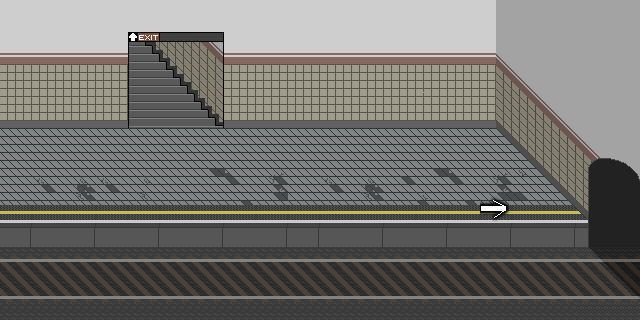

Below is a game level as drawn by its tile map, then a one-line description and the .tmx file that defines it, in full:
An orthogonal 20x10 tile map with 32x32 px tiles, 3 tile layers (Warstwa Kafelków 1, Warstwa Kafelków 2, Warstwa Kafelków 3), 2 tilesets and 16 objects.

<map version="1.0" tiledversion="1.0.3" orientation="orthogonal" renderorder="right-down" width="20" height="10" tilewidth="32" tileheight="32" nextobjectid="49">
 <tileset firstgid="1" source="metrosy.tsx" />
 <tileset firstgid="201" source="szczalki.tsx" />
 <layer name="Warstwa Kafelków 1" width="20" height="10">
  <data encoding="csv">
1,2,3,4,5,6,7,8,9,10,11,12,13,14,15,16,17,18,19,20,
21,22,23,24,25,26,27,28,29,30,31,32,33,34,35,36,37,38,39,40,
41,42,43,44,45,46,47,48,49,50,51,52,53,54,55,56,57,58,59,60,
61,62,63,64,65,66,67,68,69,70,71,72,73,74,75,76,77,78,79,80,
81,82,83,84,85,86,87,88,89,90,91,92,93,94,95,96,97,98,99,100,
101,102,103,104,105,106,107,108,109,110,111,112,113,114,115,116,117,118,119,120,
121,122,123,124,125,126,127,128,129,130,131,132,133,134,135,136,137,138,139,140,
141,142,143,144,145,146,147,148,149,150,151,152,153,154,155,156,157,158,159,160,
161,162,163,164,165,166,167,168,169,170,171,172,173,174,175,176,177,178,179,180,
181,182,183,184,185,186,187,188,189,190,191,192,193,194,195,196,197,198,199,200
</data>
 </layer>
 <layer name="Warstwa Kafelków 2" width="20" height="10">
  <data encoding="csv">
0,0,0,0,0,0,0,0,0,0,0,0,0,0,0,0,0,0,0,0,
0,0,0,0,0,0,0,0,0,0,0,0,0,0,0,0,0,0,0,0,
0,0,0,0,0,0,0,0,0,0,0,0,0,0,0,0,0,0,0,0,
0,0,0,0,0,0,0,0,0,0,0,0,0,0,0,0,0,0,0,0,
0,0,0,0,0,0,0,0,0,0,0,0,0,0,0,0,0,0,0,0,
0,0,0,0,0,0,0,0,0,0,0,0,0,0,0,0,0,0,0,0,
0,0,0,0,0,0,0,0,0,0,0,0,0,0,0,202,0,0,0,0,
0,0,0,0,0,0,0,0,0,0,0,0,0,0,0,0,0,0,0,0,
0,0,0,0,0,0,0,0,0,0,0,0,0,0,0,0,0,0,0,0,
0,0,0,0,0,0,0,0,0,0,0,0,0,0,0,0,0,0,0,0
</data>
 </layer>
 <layer name="Warstwa Kafelków 3" width="20" height="10">
  <data encoding="csv">
0,0,0,0,0,0,0,0,0,0,0,0,0,0,0,0,0,0,0,0,
0,0,0,0,0,0,0,0,0,0,0,0,0,0,0,0,0,0,0,0,
0,0,0,0,0,0,0,0,0,0,0,0,0,0,0,0,0,0,0,0,
0,0,0,0,0,0,0,0,0,0,0,0,0,0,0,0,0,0,0,0,
0,0,0,0,0,0,0,0,0,0,0,0,0,0,0,0,0,0,0,0,
0,0,0,0,0,0,0,0,0,0,0,0,0,0,0,0,0,0,0,0,
0,0,0,0,0,0,0,0,0,0,0,0,0,0,0,0,0,0,0,0,
0,0,0,0,0,0,0,0,0,0,0,0,0,0,0,0,0,0,0,0,
0,0,0,0,0,0,0,0,0,0,0,0,0,0,0,0,0,0,0,0,
0,0,0,0,0,0,0,0,0,0,0,0,0,0,0,0,0,0,0,0
</data>
 </layer>
 <objectgroup name="sciany">
  <object id="25" x="0" y="0" width="128" height="128" />
  <object id="26" x="128" y="0" width="96" height="32" />
  <object id="27" x="224" y="0" width="416" height="128" />
  <object id="28" x="576" y="128" width="64" height="192" />
  <object id="29" x="0" y="224" width="576" height="96" />
  <object id="30" x="544" y="128" width="32" height="32" />
  <object id="31" x="556" y="158.667" width="19.3333" height="25.3333" />
  <object id="32" x="520.667" y="128.667" width="22.6667" height="24" />
  <object id="35" x="192" y="32" width="32" height="32" />
  <object id="36" x="192" y="64" width="32" height="13.875" />
  <object id="42" x="170.75" y="32.25" width="21.125" height="22" />
 </objectgroup>
 <objectgroup name="spawn">
  <object id="9" x="162" y="118.667" width="32" height="32" />
  <object id="47" x="223" y="183.5" width="32" height="32" />
 </objectgroup>
 <objectgroup name="dzrwi">
  <object id="10" x="136.667" y="46" width="16" height="17.3333" />
 </objectgroup>
 <objectgroup name="next sation">
  <object id="48" x="479.5" y="187" width="30.5" height="34.5" />
 </objectgroup>
 <objectgroup name="previous station">
  <object id="46" x="0" y="287.5" width="32" height="32" />
 </objectgroup>
</map>
